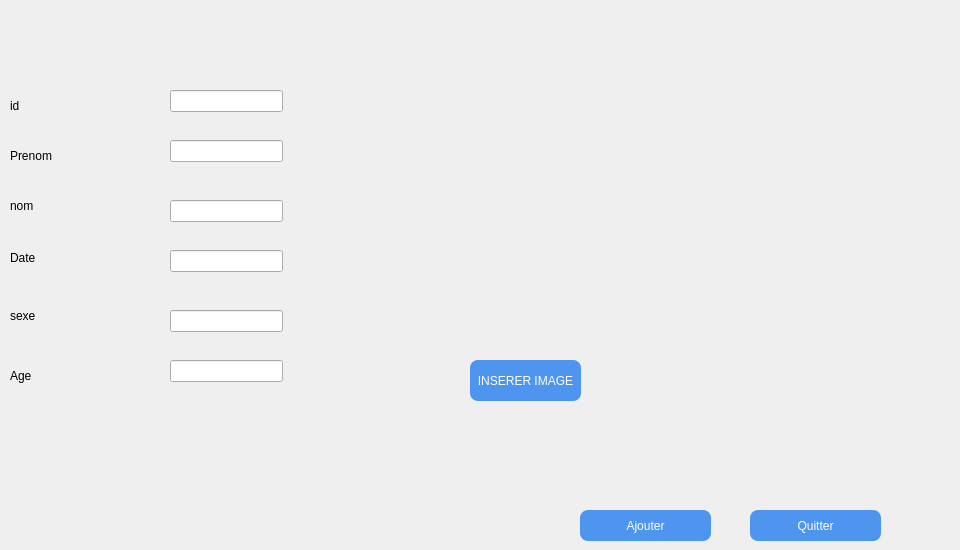
    <widget class="QWidget" name="QTabBarPage1_2">
     <attribute name="title">
      <string>Ajouter</string>
     </attribute>
     <widget class="QLabel" name="Nom">
      <property name="geometry">
       <rect>
        <x>10</x>
        <y>90</y>
        <width>111</width>
        <height>31</height>
       </rect>
      </property>
      <property name="text">
       <string>id</string>
      </property>
     </widget>
     <widget class="QLabel" name="Num">
      <property name="geometry">
       <rect>
        <x>10</x>
        <y>360</y>
        <width>111</width>
        <height>31</height>
       </rect>
      </property>
      <property name="text">
       <string>Age</string>
      </property>
     </widget>
     <widget class="QLabel" name="CIN">
      <property name="geometry">
       <rect>
        <x>10</x>
        <y>190</y>
        <width>111</width>
        <height>31</height>
       </rect>
      </property>
      <property name="text">
       <string>nom</string>
      </property>
     </widget>
     <widget class="QLabel" name="Prenom">
      <property name="geometry">
       <rect>
        <x>10</x>
        <y>140</y>
        <width>111</width>
        <height>31</height>
       </rect>
      </property>
      <property name="text">
       <string>Prenom</string>
      </property>
     </widget>
     <widget class="QPushButton" name="pb_ajouter">
      <property name="geometry">
       <rect>
        <x>580</x>
        <y>510</y>
        <width>131</width>
        <height>31</height>
       </rect>
      </property>
      <property name="styleSheet">
       <string notr="true">#pb_ajouter{

border-radius:8px;


background-color: #4d95ee;
color:white;
font: 9pt 'Century Gothic';
}</string>
      </property>
      <property name="text">
       <string>Ajouter</string>
      </property>
     </widget>
     <widget class="QPushButton" name="BouttonQuitter">
      <property name="geometry">
       <rect>
        <x>750</x>
        <y>510</y>
        <width>131</width>
        <height>31</height>
       </rect>
      </property>
      <property name="styleSheet">
       <string notr="true">#BouttonQuitter{

border-radius:8px;


background-color: #4d95ee;
color:white;
font: 9pt 'Century Gothic';
}</string>
      </property>
      <property name="text">
       <string>Quitter</string>
      </property>
     </widget>
     <widget class="QLabel" name="Date">
      <property name="geometry">
       <rect>
        <x>10</x>
        <y>250</y>
        <width>101</width>
        <height>16</height>
       </rect>
      </property>
      <property name="text">
       <string>Date </string>
      </property>
     </widget>
     <widget class="QLabel" name="label_5">
      <property name="geometry">
       <rect>
        <x>680</x>
        <y>100</y>
        <width>271</width>
        <height>331</height>
       </rect>
      </property>
      <property name="text">
       <string/>
      </property>
      <property name="pixmap">
       <pixmap>image/Sdf3.png</pixmap>
      </property>
      <property name="scaledContents">
       <bool>true</bool>
      </property>
     </widget>
     <widget class="QLabel" name="CIN_2">
      <property name="geometry">
       <rect>
        <x>10</x>
        <y>300</y>
        <width>111</width>
        <height>31</height>
       </rect>
      </property>
      <property name="text">
       <string>sexe</string>
      </property>
     </widget>
     <widget class="QLineEdit" name="le_id">
      <property name="geometry">
       <rect>
        <x>170</x>
        <y>90</y>
        <width>113</width>
        <height>22</height>
       </rect>
      </property>
     </widget>
     <widget class="QLineEdit" name="le_prenom">
      <property name="geometry">
       <rect>
        <x>170</x>
        <y>140</y>
        <width>113</width>
        <height>22</height>
       </rect>
      </property>
     </widget>
     <widget class="QLineEdit" name="le_nom">
      <property name="geometry">
       <rect>
        <x>170</x>
        <y>200</y>
        <width>113</width>
        <height>22</height>
       </rect>
      </property>
     </widget>
     <widget class="QLineEdit" name="la_date">
      <property name="geometry">
       <rect>
        <x>170</x>
        <y>250</y>
        <width>113</width>
        <height>22</height>
       </rect>
      </property>
     </widget>
     <widget class="QLineEdit" name="le_sexe">
      <property name="geometry">
       <rect>
        <x>170</x>
        <y>310</y>
        <width>113</width>
        <height>22</height>
       </rect>
      </property>
     </widget>
     <widget class="QLineEdit" name="le_age">
      <property name="geometry">
       <rect>
        <x>170</x>
        <y>360</y>
        <width>113</width>
        <height>22</height>
       </rect>
      </property>
     </widget>
     <widget class="QLabel" name="la_img_profile">
      <property name="geometry">
       <rect>
        <x>460</x>
        <y>40</y>
        <width>141</width>
        <height>131</height>
       </rect>
      </property>
      <property name="text">
       <string/>
      </property>
     </widget>
     <widget class="QLabel" name="la_img_e">
      <property name="geometry">
       <rect>
        <x>460</x>
        <y>200</y>
        <width>101</width>
        <height>31</height>
       </rect>
      </property>
      <property name="text">
       <string/>
      </property>
     </widget>
     <widget class="QPushButton" name="pb_InsertImage_equi_2">
      <property name="geometry">
       <rect>
        <x>470</x>
        <y>360</y>
        <width>111</width>
        <height>41</height>
       </rect>
      </property>
      <property name="styleSheet">
       <string notr="true">#pb_InsertImage_equi_2{

border-radius:8px;


background-color: #4d95ee;
color:white;
font: 9pt 'Century Gothic';
}</string>
      </property>
      <property name="text">
       <string>INSERER IMAGE</string>
      </property>
     </widget>
    </widget>
